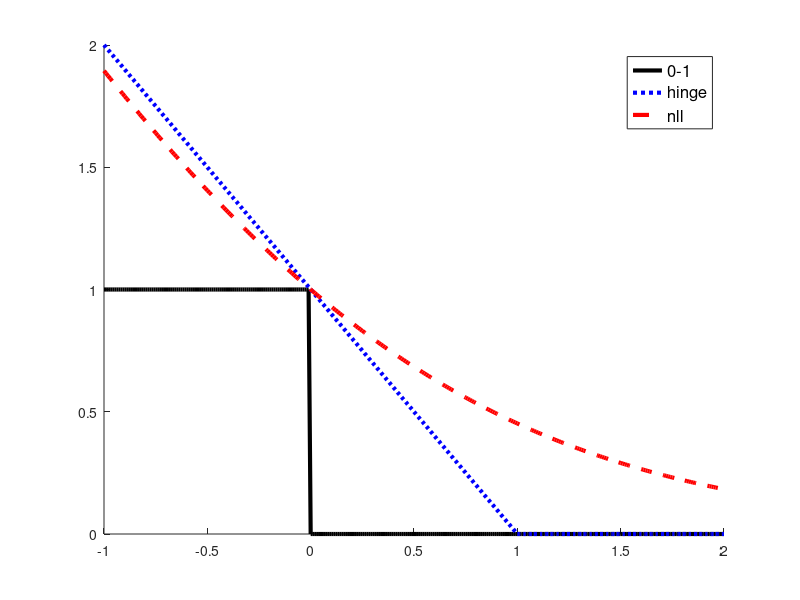

This figure's MATLAB source: (Note: this script raises an error after producing the figure.)
%% Hinge Loss Plot
%
%%
y = 1;
eta = -1:0.01:2;
z = y*eta;
L01 = double(sign(z)<0);
Lhinge = max(0,1-z);
Lnll = log(1+exp(-z))/log(2);
%Lse = (y-eta).^2;

figure; hold on
plot(z, L01, 'k-', 'linewidth', 3);
plot(z, Lhinge, 'b:', 'linewidth', 3);
plot(z, Lnll, 'r--', 'linewidth', 3);
%plot(z, Lse, 'g-.x');
h=legend('0-1','hinge','nll');
set(h,'fontsize', 12)
axis_pct
xlabel('\eta')
ylabel('loss')
printPmtkFigure('hingeLoss')


figure; hold on
plot(z, L01, 'k-', 'linewidth', 3);
plot(z, Lnll, 'r--', 'linewidth', 3);
h=legend('0-1','nll');
set(h,'fontsize', 12)
axis_pct
xlabel('\eta')
ylabel('loss')
printPmtkFigure('nllLoss')